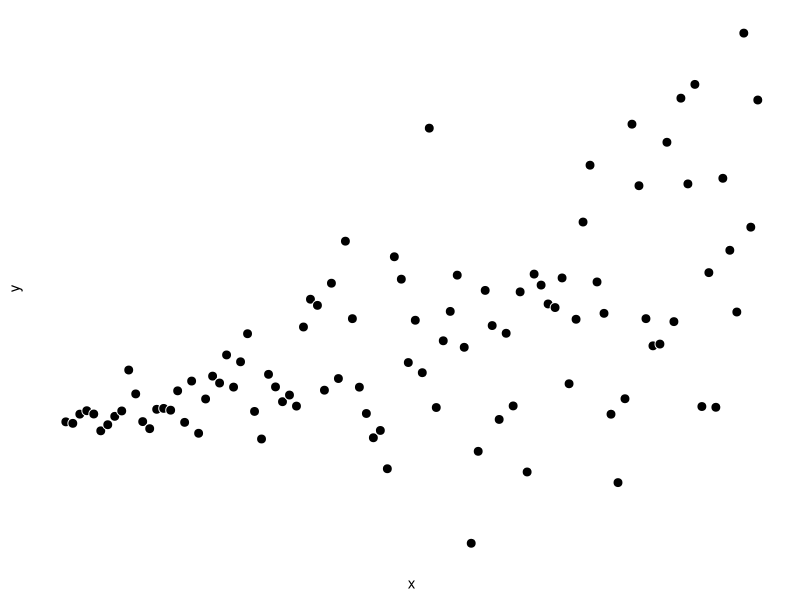
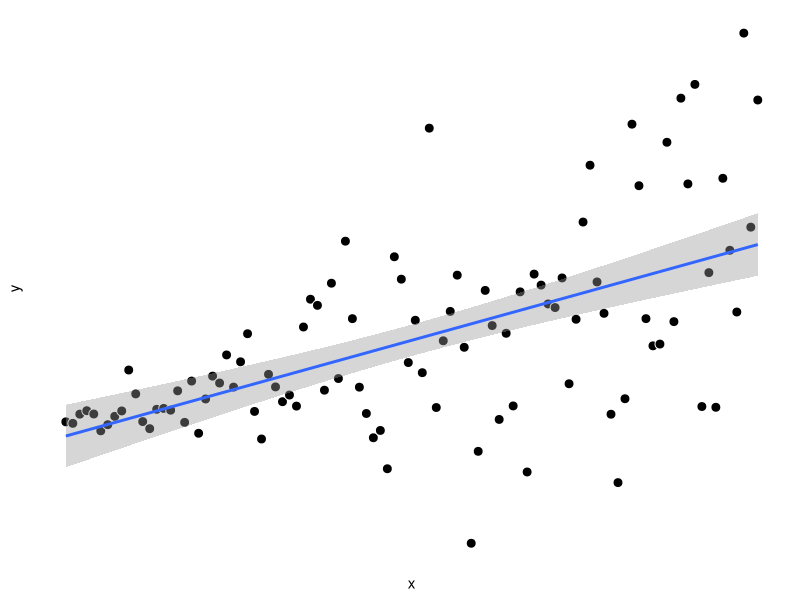

These charts were generated, in order, by the following R code: (Note: this script raises an error after producing the figures.)
## ---- chunk 1
knitr::opts_chunk$set(echo = TRUE, fig.align = 'center', fig.width = 3, fig.height = 3)
## ---- chunk 2
library(ggplot2)
set.seed(0)
n <- 100  ## n datapoints
x <- 1:n  ## some measure x
y <- rnorm(x, x, sd = x)  ## some measure y; mean and variance depends on x
p <- ggplot(data.frame(x, y), aes(x, y)) +
  geom_point(fill = "black", color = "white", shape = 21, size = 3) +
  theme(
    axis.ticks = element_blank(),
    axis.text  = element_blank(),
    axis.line  = element_blank(),
    panel.background = element_blank()
  )
p
## ---- chunk 3

boot.bivar <- function(x, y, n.resamples = 1000) {
  
  if (length(x) != length(y)) stop("x and y not same length")
  
  resample.matrix <- matrix(
    sample.int(length(x), length(x) * n.resamples, replace = TRUE),
    ncol = n.resamples
  )
  resamples <- apply(resample.matrix, 2, function(s) cor(x[s], y[s]))
  
  ## get p-value (alpha = 0.05, 2-tailed):
  prop.less.0 <- mean(resamples < 0)
  p <- 2 * min(prop.less.0, 1 - prop.less.0)
  
  ## get CI (95%):
  lb <- (1 / 20 * n.resamples) / 2
  ub <- n.resamples - lb
  resamples <- sort(resamples)
  
  return(c(p = p, ci95l = resamples[lb], ci95h = resamples[ub]))

}

boot.bivar(x, y)
## ---- chunk 4
p + geom_smooth(method = "lm")
## ---- chunk 5

# function for getting confidence interval:
boot.bivar.predict <- function(
  .data, xname, yname, n.resamples = 1000, percent = 95) {
  
  .formula <- paste0(yname, " ~ ", xname)
  predictions <- sapply(
    seq_len(n.resamples),
    function(.)
      predict(
        lm(.formula, .data[sample.int(nrow(.data), replace = TRUE), ]),
        .data[xname],
      )
  )
  .alpha <- (100 - percent) / 100  ## convert to alpha level
  
  data.frame(
    ub = apply(predictions, 1, quantile, 1 - .alpha / 2),  ## 2-tailed
    lb = apply(predictions, 1, quantile, 0 + .alpha / 2)
  )
  
}

## ---- chunk 6

xy.ci <- boot.bivar.predict(data.frame(x, y), "x", "y")  ## get prediction interval
p + geom_ribbon(ymin = xy.ci$lb, ymax = xy.ci$ub, alpha = 0.3)  ## add to plot

## ---- chunk 7

## embed function within ggplot framework:
BootCI <- ggproto(
  "BootCI", Stat,
  required_aes = c("x", "y"),

  compute_group = function(data, scales, params, n = 1000, percent = 95) {
    grid <- data.frame(x = data$x)

   predictions <- sapply(
      seq_len(n),
      function(.)
        predict(
          lm(y ~ x, data[sample.int(nrow(data), replace = TRUE), ]),
          grid,
        )
    )

    .alpha <- (100 - percent) / 200  ## 2 tailed
    grid$ymax <- apply(predictions, 1, quantile, 1 - .alpha)
    grid$ymin <- apply(predictions, 1, quantile, .alpha)

    grid

  }
)

stat_boot_ci <- function(mapping = NULL, data = NULL, geom = "ribbon",
                    position = "identity", na.rm = FALSE, show.legend = NA,
                    inherit.aes = TRUE, n = 1000, percent = 95, ...) {
  ## see: https://cran.r-project.org/web/packages/ggplot2/vignettes/extending-ggplot2.html
  layer(
    stat = BootCI, data = data, mapping = mapping, geom = geom,
    position = position, show.legend = show.legend, inherit.aes = inherit.aes,
    params = list(n = n, percent = percent, na.rm = na.rm, ...)
  )
}

## ---- chunk 8
p +
  geom_smooth(method = "lm", se = TRUE, fill = "red", alpha = 1) +
  stat_boot_ci(alpha = 0.3, n = 1E4, percent = 95)

## ---- chunk 9

n.sims <- 1000
p <- data.frame(
  het.param = vector("numeric", length = n.sims),
  hom.param = vector("numeric", length = n.sims),
  het.boot  = vector("numeric", length = n.sims),
  hom.boot  = vector("numeric", length = n.sims)
)
for (ii in seq_len(n.sims)) {
  het <- rnorm(n, sd = x) ## generate variable that is heteroskedastic and uncorrelated with x
  hom <- rnorm(n, sd = mean(x))  ## generate variable z which is homoskedastic and uncorrelated with x
  p[ii, c("het.param", "hom.param")] <- c(cor.test(x, het)$p.value, cor.test(x, hom)$p.value)
  p[ii, c("het.boot", "hom.boot")] <- c(boot.bivar(x, het)["p"], boot.bivar(x, hom)["p"])
}

## ---- chunk 10
par(mfrow = c(1, 2), mar = c(2, 2, 2, 2))
plot(x, het, main = "x ~ het")
plot(x, hom, main = "x ~ hom")
cor(x, het)
cor(x, hom)
## ---- chunk 11
colMeans(apply(p, 2, function(x) x < 0.05)) * 100  ## false positive rate for each statistic
par(mfrow = c(2, 2), mar = c(2, 2, 2, 2))
hist(p$het.param, main = "heteroskedastic, parametric")
hist(p$hom.param, main = "homoskedastic, parametric")
hist(p$het.boot, main = "heteroskedastic, bootstrapped")
hist(p$hom.boot, main = "homoskedastic, bootstrapped")
